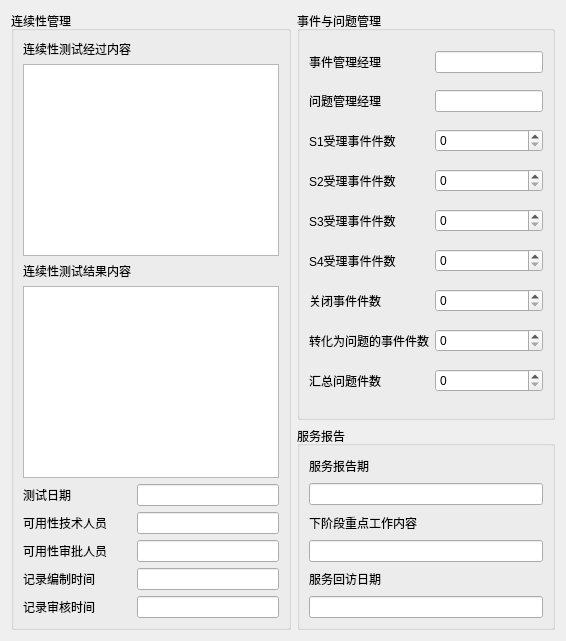
              <widget class="QWidget" name="tab_9">
               <attribute name="title">
                <string>服务过程管理信息2</string>
               </attribute>
               <layout class="QGridLayout" name="gridLayout_26">
                <item row="2" column="1">
                 <widget class="QGroupBox" name="Report">
                  <property name="title">
                   <string>服务报告</string>
                  </property>
                  <layout class="QGridLayout" name="gridLayout_27">
                   <item row="0" column="0">
                    <widget class="QLabel" name="reportTimeLabel">
                     <property name="text">
                      <string>服务报告期</string>
                     </property>
                    </widget>
                   </item>
                   <item row="2" column="0">
                    <widget class="QLabel" name="keypointLabel">
                     <property name="text">
                      <string>下阶段重点工作内容</string>
                     </property>
                    </widget>
                   </item>
                   <item row="4" column="0">
                    <widget class="QLabel" name="revisitLabel">
                     <property name="text">
                      <string>服务回访日期</string>
                     </property>
                    </widget>
                   </item>
                   <item row="5" column="0">
                    <widget class="QLineEdit" name="revisitText"/>
                   </item>
                   <item row="1" column="0">
                    <widget class="QLineEdit" name="reportTimeText"/>
                   </item>
                   <item row="3" column="0">
                    <widget class="QLineEdit" name="keypointText"/>
                   </item>
                  </layout>
                 </widget>
                </item>
                <item row="0" column="1" rowspan="2">
                 <widget class="QGroupBox" name="Event">
                  <property name="title">
                   <string>事件与问题管理</string>
                  </property>
                  <layout class="QGridLayout" name="gridLayout_23">
                   <item row="11" column="1" colspan="3">
                    <widget class="QSpinBox" name="summarizedText"/>
                   </item>
                   <item row="0" column="0">
                    <widget class="QLabel" name="eventManagerLabel">
                     <property name="text">
                      <string>事件管理经理</string>
                     </property>
                    </widget>
                   </item>
                   <item row="0" column="1" colspan="3">
                    <widget class="QLineEdit" name="eventManagerText"/>
                   </item>
                   <item row="1" column="0">
                    <widget class="QLabel" name="issueManagerLabel">
                     <property name="text">
                      <string>问题管理经理</string>
                     </property>
                    </widget>
                   </item>
                   <item row="1" column="1" colspan="3">
                    <widget class="QLineEdit" name="issueManagerText"/>
                   </item>
                   <item row="7" column="0">
                    <widget class="QLabel" name="closedLabel">
                     <property name="text">
                      <string>关闭事件件数</string>
                     </property>
                    </widget>
                   </item>
                   <item row="11" column="0">
                    <widget class="QLabel" name="summarizedLabel">
                     <property name="text">
                      <string>汇总问题件数</string>
                     </property>
                    </widget>
                   </item>
                   <item row="9" column="0">
                    <widget class="QLabel" name="transformedLabel">
                     <property name="text">
                      <string>转化为问题的事件件数</string>
                     </property>
                    </widget>
                   </item>
                   <item row="7" column="1" colspan="3">
                    <widget class="QSpinBox" name="closedText"/>
                   </item>
                   <item row="9" column="1" colspan="3">
                    <widget class="QSpinBox" name="transformedText"/>
                   </item>
                   <item row="5" column="0">
                    <widget class="QLabel" name="S4acceptedLabel">
                     <property name="text">
                      <string>S4受理事件件数</string>
                     </property>
                    </widget>
                   </item>
                   <item row="4" column="0">
                    <widget class="QLabel" name="S3acceptedLabel">
                     <property name="text">
                      <string>S3受理事件件数</string>
                     </property>
                    </widget>
                   </item>
                   <item row="3" column="0">
                    <widget class="QLabel" name="S2acceptedLabel">
                     <property name="text">
                      <string>S2受理事件件数</string>
                     </property>
                    </widget>
                   </item>
                   <item row="2" column="0">
                    <widget class="QLabel" name="S1acceptedLabel">
                     <property name="text">
                      <string>S1受理事件件数</string>
                     </property>
                    </widget>
                   </item>
                   <item row="2" column="1" colspan="3">
                    <widget class="QSpinBox" name="S1acceptedText"/>
                   </item>
                   <item row="3" column="1" colspan="3">
                    <widget class="QSpinBox" name="S2acceptedText"/>
                   </item>
                   <item row="4" column="1" colspan="3">
                    <widget class="QSpinBox" name="S3acceptedText"/>
                   </item>
                   <item row="5" column="1" colspan="3">
                    <widget class="QSpinBox" name="S4acceptedText"/>
                   </item>
                  </layout>
                 </widget>
                </item>
                <item row="0" column="0" rowspan="3">
                 <widget class="QGroupBox" name="Continuity">
                  <property name="title">
                   <string>连续性管理</string>
                  </property>
                  <layout class="QGridLayout" name="gridLayout_32">
                   <item row="0" column="0">
                    <widget class="QLabel" name="processLabel">
                     <property name="text">
                      <string>连续性测试经过内容</string>
                     </property>
                    </widget>
                   </item>
                   <item row="2" column="0">
                    <widget class="QLabel" name="resultLabel">
                     <property name="text">
                      <string>连续性测试结果内容</string>
                     </property>
                    </widget>
                   </item>
                   <item row="4" column="0">
                    <widget class="QLabel" name="ContinuityDateLabel">
                     <property name="text">
                      <string>测试日期</string>
                     </property>
                    </widget>
                   </item>
                   <item row="4" column="1">
                    <widget class="QLineEdit" name="ContinuityDateText"/>
                   </item>
                   <item row="5" column="0">
                    <widget class="QLabel" name="technicistLabel">
                     <property name="text">
                      <string>可用性技术人员</string>
                     </property>
                    </widget>
                   </item>
                   <item row="5" column="1">
                    <widget class="QLineEdit" name="technicistText"/>
                   </item>
                   <item row="6" column="0">
                    <widget class="QLabel" name="ContinuityApproverLabel">
                     <property name="text">
                      <string>可用性审批人员</string>
                     </property>
                    </widget>
                   </item>
                   <item row="6" column="1">
                    <widget class="QLineEdit" name="ContinuityApproverText"/>
                   </item>
                   <item row="7" column="0">
                    <widget class="QLabel" name="ContinuityCompileDateLabel">
                     <property name="text">
                      <string>记录编制时间</string>
                     </property>
                    </widget>
                   </item>
                   <item row="7" column="1">
                    <widget class="QLineEdit" name="ContinuityCompileDateText"/>
                   </item>
                   <item row="8" column="0">
                    <widget class="QLabel" name="ContinuityAuditDateLabel">
                     <property name="text">
                      <string>记录审核时间</string>
                     </property>
                    </widget>
                   </item>
                   <item row="8" column="1">
                    <widget class="QLineEdit" name="ContinuityAuditDateText"/>
                   </item>
                   <item row="1" column="0" colspan="2">
                    <widget class="QPlainTextEdit" name="processText"/>
                   </item>
                   <item row="3" column="0" colspan="2">
                    <widget class="QPlainTextEdit" name="resultText"/>
                   </item>
                  </layout>
                 </widget>
                </item>
               </layout>
              </widget>
